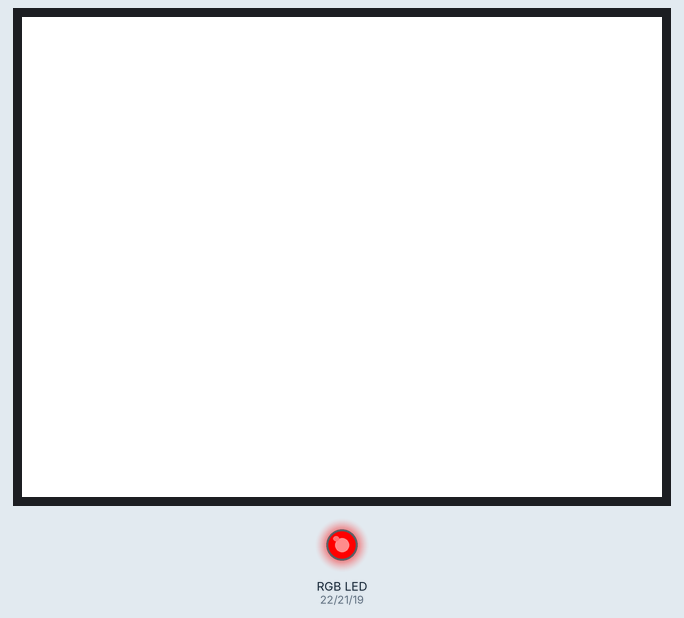
This sketch was run on a simulated ESP32. Shown: 320×240 colour display, an RGB LED mixed from three pins (HIGH = lit).

Above: at 0.7 s.
At 1.7 s:
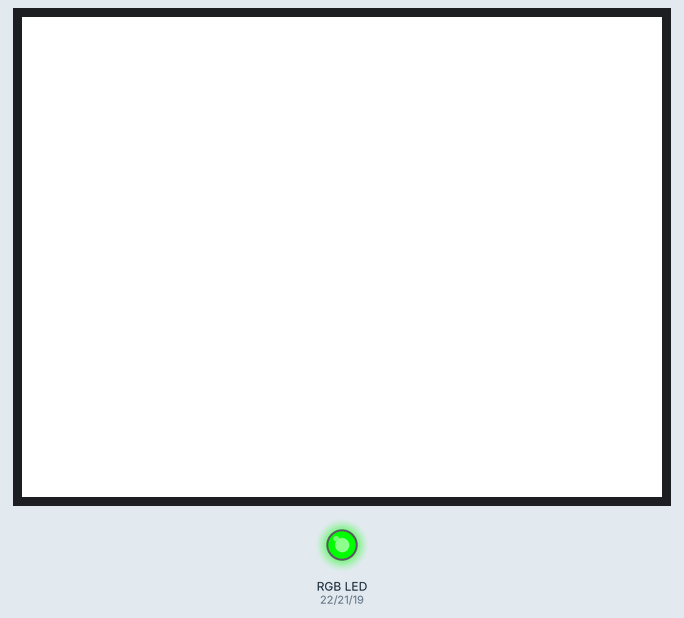
At 5.7 s:
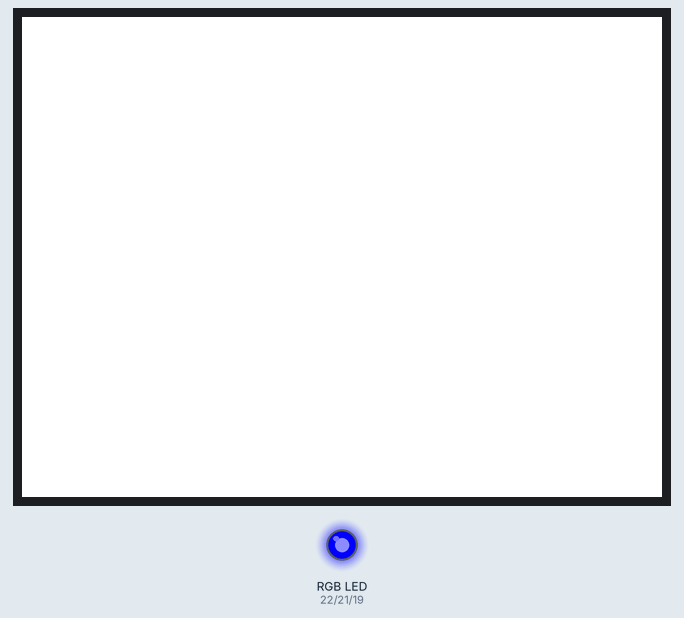
Timing chart, 0 to 7.1 s (numbered marks = the images above):
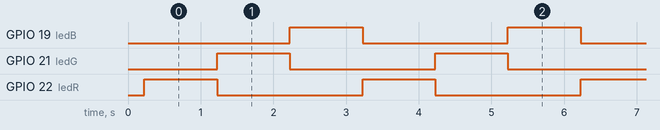

The sketch:

led_rgb_3w.ino
```cpp
#include <SPI.h>
#include <TFT_eSPI.h> // Hardware-specific library
TFT_eSPI tft = TFT_eSPI();


int ledR = 22;
int ledG = 21;
int ledB = 19;
int cont = 0;
int t = 1000;
void setup() {
  // put your setup code here, to run once:

  tft.init();
  tft.setRotation(1);

  tft.setSwapBytes(true);
  tft.fillScreen(TFT_WHITE);

  pinMode(ledR , OUTPUT);
  pinMode(ledG , OUTPUT);
  pinMode(ledB , OUTPUT);

}

void loop() {
  // put your main code here, to run repeatedly:
  /*
    for(int i=0;i<frames;i++)

      {
      delay(40);
      tft.pushImage( 0 , 0  ,animation_width  , animation_height, frame[i]);
      }


  */

  cont++;
  switch (cont) {
    case 1:
      digitalWrite(ledR , HIGH);
      delay(t);
      digitalWrite(ledR , LOW);
      break;

    case 2:
      digitalWrite(ledG , HIGH);
      delay(t);
      digitalWrite(ledG , LOW);
      break;

    case 3:
      digitalWrite(ledB , HIGH);
      delay(t);
      digitalWrite(ledB , LOW);
      cont = 0;
      break;

  }


}
```

Measured:
- by itself, GPIO 19 (ledB), GPIO 21 (ledG), GPIO 22 (ledR): alternates HIGH for 1.0 s and LOW for 2.0 s
- by itself, everything shown: repeats every 3.0 s, in 6 steps
